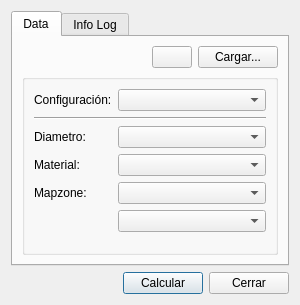
<?xml version="1.0" encoding="UTF-8"?>
<ui version="4.0">
 <class>dlg_priority</class>
 <widget class="QDialog" name="dlg_priority">
  <property name="geometry">
   <rect>
    <x>0</x>
    <y>0</y>
    <width>300</width>
    <height>305</height>
   </rect>
  </property>
  <property name="windowTitle">
   <string>Selección de prioridades</string>
  </property>
  <layout class="QGridLayout" name="gridLayout">
   <item row="6" column="0">
    <layout class="QHBoxLayout" name="horizontalLayout">
     <item>
      <spacer name="horizontalSpacer_2">
       <property name="orientation">
        <enum>Qt::Horizontal</enum>
       </property>
       <property name="sizeHint" stdset="0">
        <size>
         <width>40</width>
         <height>20</height>
        </size>
       </property>
      </spacer>
     </item>
     <item>
      <widget class="QPushButton" name="btn_calc">
       <property name="text">
        <string>Calcular</string>
       </property>
      </widget>
     </item>
     <item>
      <widget class="QPushButton" name="btn_cancel">
       <property name="text">
        <string>Cerrar</string>
       </property>
      </widget>
     </item>
    </layout>
   </item>
   <item row="0" column="0">
    <widget class="QTabWidget" name="mainTab">
     <property name="currentIndex">
      <number>0</number>
     </property>
     <widget class="QWidget" name="tab_data">
      <attribute name="title">
       <string>Data</string>
      </attribute>
      <layout class="QGridLayout" name="gridLayout_5">
       <item row="0" column="2">
        <widget class="QPushButton" name="btn_load">
         <property name="sizePolicy">
          <sizepolicy hsizetype="Minimum" vsizetype="Fixed">
           <horstretch>0</horstretch>
           <verstretch>0</verstretch>
          </sizepolicy>
         </property>
         <property name="text">
          <string>Cargar...</string>
         </property>
        </widget>
       </item>
       <item row="0" column="1">
        <widget class="QPushButton" name="btn_snapping">
         <property name="sizePolicy">
          <sizepolicy hsizetype="Fixed" vsizetype="Fixed">
           <horstretch>0</horstretch>
           <verstretch>0</verstretch>
          </sizepolicy>
         </property>
         <property name="text">
          <string/>
         </property>
        </widget>
       </item>
       <item row="1" column="0" colspan="3">
        <widget class="QGroupBox" name="groupBox">
         <property name="title">
          <string/>
         </property>
         <layout class="QGridLayout" name="gridLayout_2">
          <item row="2" column="1" colspan="2">
           <widget class="QComboBox" name="cmb_dnom">
            <property name="sizePolicy">
             <sizepolicy hsizetype="Preferred" vsizetype="Fixed">
              <horstretch>0</horstretch>
              <verstretch>0</verstretch>
             </sizepolicy>
            </property>
           </widget>
          </item>
          <item row="4" column="1" colspan="2">
           <widget class="QComboBox" name="cmb_mapzone">
            <property name="sizePolicy">
             <sizepolicy hsizetype="Preferred" vsizetype="Fixed">
              <horstretch>0</horstretch>
              <verstretch>0</verstretch>
             </sizepolicy>
            </property>
           </widget>
          </item>
          <item row="5" column="1" colspan="2">
           <widget class="QComboBox" name="cmb_child"/>
          </item>
          <item row="3" column="1" colspan="2">
           <widget class="QComboBox" name="cmb_material">
            <property name="sizePolicy">
             <sizepolicy hsizetype="Preferred" vsizetype="Fixed">
              <horstretch>0</horstretch>
              <verstretch>0</verstretch>
             </sizepolicy>
            </property>
           </widget>
          </item>
          <item row="3" column="0">
           <widget class="QLabel" name="lbl_material">
            <property name="text">
             <string>Material:</string>
            </property>
           </widget>
          </item>
          <item row="2" column="0">
           <widget class="QLabel" name="lbl_dnom">
            <property name="text">
             <string>Diametro:</string>
            </property>
           </widget>
          </item>
          <item row="4" column="0">
           <widget class="QLabel" name="lbl_mapzone">
            <property name="sizePolicy">
             <sizepolicy hsizetype="Maximum" vsizetype="Preferred">
              <horstretch>0</horstretch>
              <verstretch>0</verstretch>
             </sizepolicy>
            </property>
            <property name="text">
             <string>Mapzone:</string>
            </property>
           </widget>
          </item>
          <item row="6" column="0" colspan="3">
           <spacer name="verticalSpacer">
            <property name="orientation">
             <enum>Qt::Vertical</enum>
            </property>
            <property name="sizeHint" stdset="0">
             <size>
              <width>20</width>
              <height>40</height>
             </size>
            </property>
           </spacer>
          </item>
          <item row="0" column="1" colspan="2">
           <widget class="QComboBox" name="cmb_config_result"/>
          </item>
          <item row="0" column="0">
           <widget class="QLabel" name="lbl_config_result">
            <property name="sizePolicy">
             <sizepolicy hsizetype="Maximum" vsizetype="Preferred">
              <horstretch>0</horstretch>
              <verstretch>0</verstretch>
             </sizepolicy>
            </property>
            <property name="text">
             <string>Configuración:</string>
            </property>
           </widget>
          </item>
          <item row="1" column="0" colspan="3">
           <widget class="Line" name="line">
            <property name="orientation">
             <enum>Qt::Horizontal</enum>
            </property>
           </widget>
          </item>
         </layout>
        </widget>
       </item>
       <item row="0" column="0">
        <spacer name="horizontalSpacer">
         <property name="orientation">
          <enum>Qt::Horizontal</enum>
         </property>
         <property name="sizeHint" stdset="0">
          <size>
           <width>40</width>
           <height>20</height>
          </size>
         </property>
        </spacer>
       </item>
      </layout>
     </widget>
     <widget class="QWidget" name="tab_infolog">
      <attribute name="title">
       <string>Info Log</string>
      </attribute>
      <layout class="QGridLayout" name="gridLayout_6">
       <item row="0" column="0">
        <layout class="QGridLayout" name="gridLayout_4">
         <item row="3" column="0">
          <widget class="QPushButton" name="btn_save">
           <property name="text">
            <string>Guardar...</string>
           </property>
          </widget>
         </item>
         <item row="3" column="1">
          <widget class="QPushButton" name="btn_export_csv">
           <property name="text">
            <string>Exportar CSV</string>
           </property>
          </widget>
         </item>
         <item row="2" column="0" colspan="2">
          <widget class="QLineEdit" name="txt_result_name"/>
         </item>
         <item row="1" column="0" colspan="2">
          <widget class="QLabel" name="lbl_result">
           <property name="text">
            <string>Nombre del resultado:</string>
           </property>
          </widget>
         </item>
         <item row="0" column="0" colspan="2">
          <widget class="QTextEdit" name="txt_infolog"/>
         </item>
        </layout>
       </item>
      </layout>
     </widget>
    </widget>
   </item>
  </layout>
 </widget>
 <resources/>
 <connections/>
</ui>
